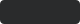
<?xml version="1.0" encoding="UTF-8"?>
<ui version="4.0">
 <class>ArrowTooltip</class>
 <widget class="QFrame" name="ArrowTooltip">
  <property name="geometry">
   <rect>
    <x>0</x>
    <y>0</y>
    <width>80</width>
    <height>24</height>
   </rect>
  </property>
  <property name="styleSheet">
   <string notr="true">#ArrowTooltip
{
background-color: transparent;
border: none;
}

#tooltipContent
{
background-color: #2A2B2C; /*colorToken.background-inverse*/
border: none;
border-radius: 4px;
}

#tooltipContent QLabel
{
color: #FAFAFA; /*colorToken.text-inverse*/
background-color: transparent;
border: none;
}</string>
  </property>
  <layout class="QVBoxLayout" name="rootLayout">
   <property name="spacing">
    <number>0</number>
   </property>
   <property name="leftMargin">
    <number>0</number>
   </property>
   <property name="topMargin">
    <number>0</number>
   </property>
   <property name="rightMargin">
    <number>0</number>
   </property>
   <property name="bottomMargin">
    <number>0</number>
   </property>
   <item>
    <widget class="QFrame" name="tooltipContent">
     <property name="frameShape">
      <enum>QFrame::NoFrame</enum>
     </property>
     <layout class="QHBoxLayout" name="contentLayout">
      <property name="spacing">
       <number>0</number>
      </property>
      <property name="leftMargin">
       <number>8</number>
      </property>
      <property name="topMargin">
       <number>4</number>
      </property>
      <property name="rightMargin">
       <number>8</number>
      </property>
      <property name="bottomMargin">
       <number>4</number>
      </property>
      <item>
       <widget class="QLabel" name="lText">
        <property name="text">
         <string/>
        </property>
        <property name="textFormat">
         <enum>Qt::PlainText</enum>
        </property>
        <property name="font-size" stdset="0">
         <string notr="true">body-2</string>
        </property>
        <property name="semibold" stdset="0">
         <bool>true</bool>
        </property>
       </widget>
      </item>
     </layout>
    </widget>
   </item>
  </layout>
 </widget>
 <resources/>
 <connections/>
</ui>
